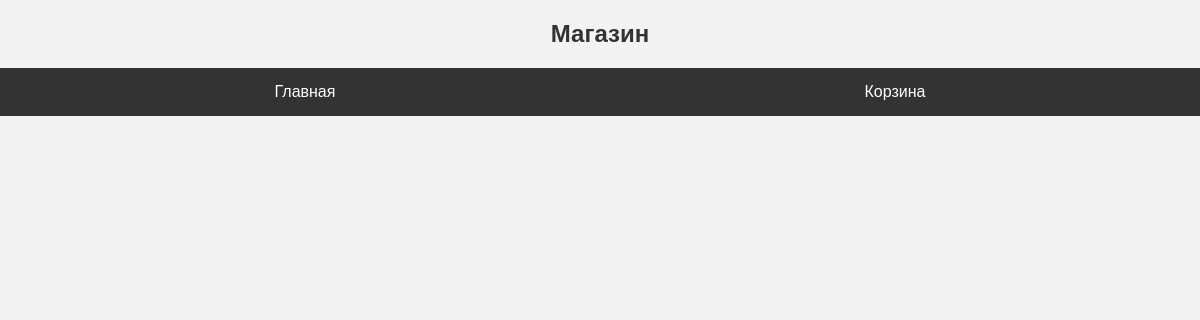
The app's page /, older data.
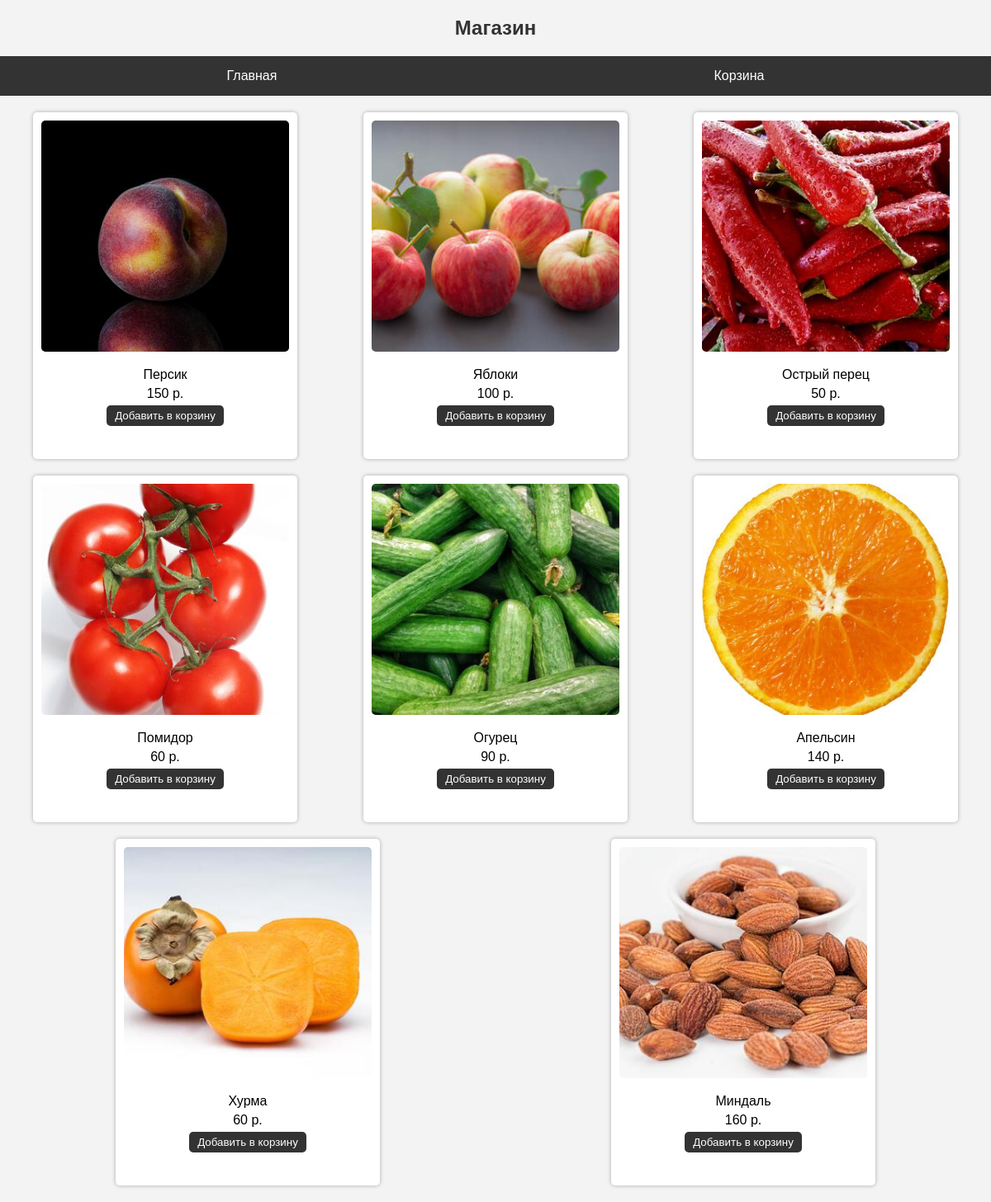
The same page, newer data.
### app/models.py (models this page shows, shortened)
class Tovar(models.Model):
    name = models.CharField(max_length=100, verbose_name='Название товара')
    price = models.IntegerField(verbose_name='Цена товара')
    image = models.CharField(max_length=2000, verbose_name='Изображение')
    discount = models.FloatField(default=0, verbose_name='Скидка в %')

### app/views.py (the view)
# urls.py: path('', views.index, name='home'),
def index(req):
    items = Tovar.objects.all()
    data = {'tovari': items}
    return render(req, 'index.html', data)

### templates/index.html (shortened to what this page needs)
{% load static %}
<!DOCTYPE html>
<html lang="en">
<head>
    <link rel="stylesheet" href="{% static '1.css' %}">
</head>
<body>
    <h2>Магазин</h2>
    <header>
        <a href="{% url 'home' %}">Главная</a>
        <a href="{% url 'tocart' %}">Корзина</a>
    </header>
    <main>
        {% for one in tovari %}
            <div class="card">
                <img src="{% static one.image %}" alt="">
                <p>{{ one.name }}</p>
                <p>{{ one.price }} р.</p>
                <a href="{% url 'buy' one.id %}">
                    <button>Добавить в корзину</button>
                </a>
            </div>
        {% endfor %}
    </main>
</body>
</html>

### app/static/1.css (style rules this page uses)
body { font-family: Arial, sans-serif; margin: 0; padding: 0; background-color: #f3f3f3; }
h2 { text-align: center; color: #333; }
header { background-color: #333; padding: 10px; display: flex; justify-content: space-around; }
header a { color: #fff; text-decoration: none; padding: 5px 10px; border-radius: 5px; }
main { display: flex; flex-wrap: wrap; justify-content: space-around; margin-top: 20px; }
.card { width: 300px; height: 400px; background-color: #fff; box-shadow: 0px 0px 5px rgba(0, 0, 0, 0.3); border-radius: 5px; margin-bottom: 20px; padding: 10px; text-align: center; }
.card img { width: 100%; height: 70%; object-fit: cover; margin-bottom: 10px; border-radius: 5px; }
.card p { margin: 5px 0; }
.card button { background-color: #333; color: #fff; border: none; padding: 5px 10px; border-radius: 5px; cursor: pointer; }

Row changes from the older to the newer data that the page shows:
added Tovar: image (picture), name "Персик", price "150"
added Tovar: image (picture), name "Яблоки", price "100"
added Tovar: image (picture), name "Острый перец", price "50"
added Tovar: image (picture), name "Помидор", price "60"
added Tovar: image (picture), name "Огурец", price "90"
added Tovar: image (picture), name "Апельсин", price "140"
added Tovar: image (picture), name "Хурма", price "60"
added Tovar: image (picture), name "Миндаль", price "160"
